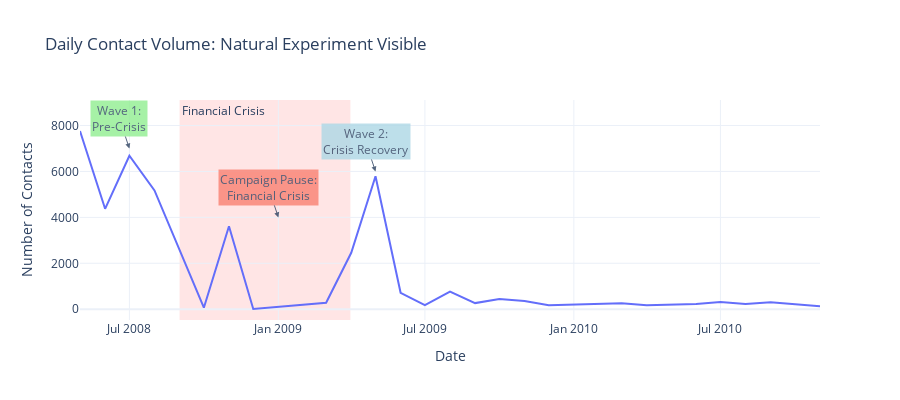

Notebook code cell kept with this figure:
### Markdown cell above
### 2.1 Contact Volume Over Time

### Code cell
# Aggregate daily contact volume
daily_contacts = df.groupby('contact_date').size().reset_index(name='count')

fig = plot_time_series(
    daily_contacts,
    date_col='contact_date',
    value_col='count',
    title='Daily Contact Volume: Natural Experiment Visible',
    yaxis_title='Number of Contacts'
)

# Annotate key periods
fig.add_annotation(
    x="2008-07-01", y=7000,
    text="Wave 1:<br>Pre-Crisis",
    showarrow=True,
    arrowhead=2,
    bgcolor="lightgreen",
    opacity=0.8
)

fig.add_annotation(
    x="2009-01-01", y=4000,
    text="Campaign Pause:<br>Financial Crisis",
    showarrow=True,
    arrowhead=2,
    bgcolor="salmon",
    opacity=0.8
)

fig.add_annotation(
    x="2009-05-01", y=6000,
    text="Wave 2:<br>Crisis Recovery",
    showarrow=True,
    arrowhead=2,
    bgcolor="lightblue",
    opacity=0.8
)

fig.show()

### Figure 1 — Plotly figure (JSON) as saved in the notebook; plotly's stock layout.template omitted (floating-point values rounded to 4 significant figures)
{"data": [{"line": {"color": "#636EFA", "width": 2}, "mode": "lines", "name": "count", "type": "scatter", "x": ["2008-05-01T00:00:00.000000000", "2008-06-01T00:00:00.000000000", "2008-07-01T00:00:00.000000000", "2008-08-01T00:00:00.000000000", "2008-10-01T00:00:00.000000000", "2008-11-01T00:00:00.000000000", "2008-12-01T00:00:00.000000000", "2009-03-01T00:00:00.000000000", "2009-04-01T00:00:00.000000000", "2009-05-01T00:00:00.000000000", "2009-06-01T00:00:00.000000000", "2009-07-01T00:00:00.000000000", "2009-08-01T00:00:00.000000000", "2009-09-01T00:00:00.000000000", "2009-10-01T00:00:00.000000000", "2009-11-01T00:00:00.000000000", "2009-12-01T00:00:00.000000000", "2010-03-01T00:00:00.000000000", "2010-04-01T00:00:00.000000000", "2010-05-01T00:00:00.000000000", "2010-06-01T00:00:00.000000000", "2010-07-01T00:00:00.000000000", "2010-08-01T00:00:00.000000000", "2010-09-01T00:00:00.000000000", "2010-10-01T00:00:00.000000000", "2010-11-01T00:00:00.000000000"], "y": [7763, 4374, 6685, 5175, 67, 3616, 10, 282, 2458, 5794, 715, 178, 770, 267, 447, 357, 172, 264, 174, 212, 229, 311, 233, 303, 204, 128]}], "layout": {"annotations": [{"showarrow": false, "text": "Financial Crisis", "x": "2008-09-01", "xanchor": "left", "xref": "x", "y": 1, "yanchor": "top", "yref": "y domain"}, {"arrowhead": 2, "bgcolor": "lightgreen", "opacity": 0.8, "showarrow": true, "text": "Wave 1:<br>Pre-Crisis", "x": "2008-07-01", "y": 7000}, {"arrowhead": 2, "bgcolor": "salmon", "opacity": 0.8, "showarrow": true, "text": "Campaign Pause:<br>Financial Crisis", "x": "2009-01-01", "y": 4000}, {"arrowhead": 2, "bgcolor": "lightblue", "opacity": 0.8, "showarrow": true, "text": "Wave 2:<br>Crisis Recovery", "x": "2009-05-01", "y": 6000}], "height": 400, "hovermode": "x unified", "shapes": [{"fillcolor": "red", "layer": "below", "line": {"width": 0}, "opacity": 0.1, "type": "rect", "x0": "2008-09-01", "x1": "2009-03-31", "xref": "x", "y0": 0, "y1": 1, "yref": "y domain"}], "title": {"text": "Daily Contact Volume: Natural Experiment Visible"}, "xaxis": {"title": {"text": "Date"}}, "yaxis": {"title": {"text": "Number of Contacts"}}}}
